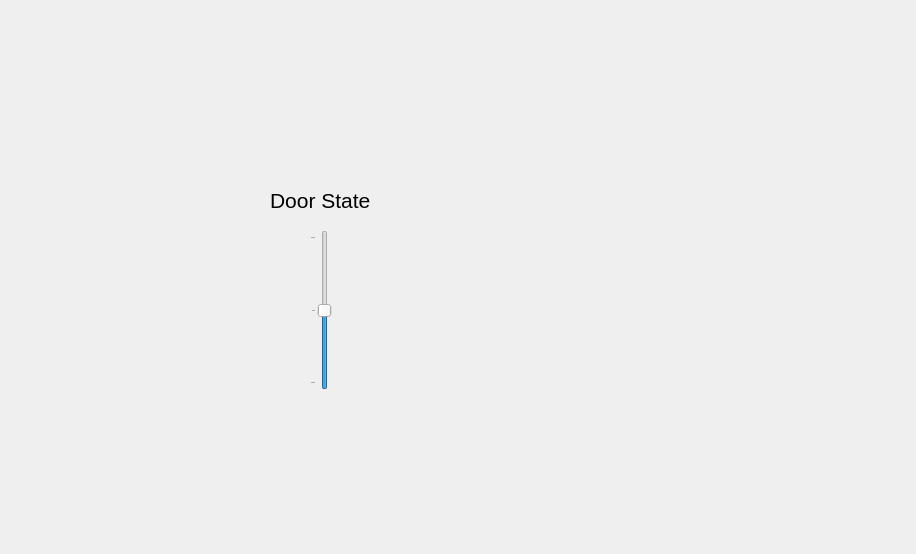
<?xml version="1.0" encoding="UTF-8"?>
<ui version="4.0">
 <class>MainWindow</class>
 <widget class="QMainWindow" name="MainWindow">
  <property name="geometry">
   <rect>
    <x>0</x>
    <y>0</y>
    <width>916</width>
    <height>554</height>
   </rect>
  </property>
  <property name="windowTitle">
   <string>MainWindow</string>
  </property>
  <widget class="QWidget" name="centralWidget">
   <widget class="QSlider" name="doorStateSlider">
    <property name="geometry">
     <rect>
      <x>310</x>
      <y>230</y>
      <width>22</width>
      <height>160</height>
     </rect>
    </property>
    <property name="minimum">
     <number>-1</number>
    </property>
    <property name="maximum">
     <number>1</number>
    </property>
    <property name="orientation">
     <enum>Qt::Vertical</enum>
    </property>
    <property name="tickPosition">
     <enum>QSlider::TicksAbove</enum>
    </property>
   </widget>
   <widget class="QLabel" name="doorStateLabel">
    <property name="geometry">
     <rect>
      <x>270</x>
      <y>190</y>
      <width>111</width>
      <height>21</height>
     </rect>
    </property>
    <property name="font">
     <font>
      <pointsize>16</pointsize>
     </font>
    </property>
    <property name="text">
     <string>Door State</string>
    </property>
   </widget>
  </widget>
 </widget>
 <layoutdefault spacing="6" margin="11"/>
 <resources/>
 <connections/>
</ui>
